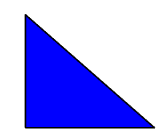
//> input picture right triangle.PNG, 163 x 140 px
$ ./usecase1   (built with g++ and OpenCV 4)
//> lines starting //> are read from the running program, lines starting //| are printed output that depends on the picture; after the words box and inside, x2 and y2 are one past the last pixel; in counts of white or black regions, pixels touching at a corner belong together
#include <opencv2/opencv.hpp>
#include <iostream>
#include <opencv2/highgui.hpp>

using namespace cv;
using namespace std;

int main()
{
    Mat image = imread("C:/opencv4.7.0/shapes/right triangle.PNG");
//> image is the input picture: 140 rows x 163 cols, CV_8UC3; mean B, G, R 247.7, 169.9, 169.9
    //Mat image = imread("C:/opencv4.7.0/shapes/right triangle.PNG");

    Mat gray;
    cvtColor(image, gray, COLOR_BGR2GRAY);
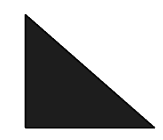
//> gray: 140 rows x 163 cols, CV_8UC1; min 0, max 255, mean 178.7
    imshow("gray", gray);
    Mat edges;
    Canny(gray, edges, 50, 200);
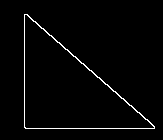
//> edges: 140 rows x 163 cols, CV_8UC1; 2.1% white in thin lines or dots, all inside (x1, y1, x2, y2) = (24, 14, 155, 129)
    imshow("edges", edges);
    Mat blur;
    GaussianBlur(edges, blur, Size(5, 5), 0);
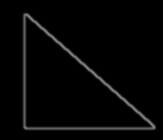
//> blur: 140 rows x 163 cols, CV_8UC1; min 0, max 135, mean 5.5
    imshow("blur", blur);
    vector<vector<Point>> contours;
    findContours(blur, contours, RETR_EXTERNAL, CHAIN_APPROX_SIMPLE);
//> contours = 1 contour; box (x1, y1, x2, y2) and area: (22, 12, 157, 131) 8700
    bool isRightTriangle = false;
    vector<Point> polygon;
    approxPolyDP(contours[0], polygon, 10, true);
//> polygon = 3 Points (x, y): [22, 12], [23, 130], [156, 130]
    Point vertices[3];
    for (int i = 0; i < 3; i++) {
        vertices[i] = polygon[i];
    }
    double angles[3];
    for (int i = 0; i < 3; i++) {
        Point side1 = vertices[(i + 1) % 3] - vertices[i];
        Point side2 = vertices[(i + 2) % 3] - vertices[i];
        double len1 = norm(side1);
        double len2 = norm(side2);
        double dotprod = side1.dot(side2);
        double angle = acos(dotprod / (len1 * len2)) * 180 / CV_PI;
        angles[i] = angle;
        }
//> this loop made 3 passes
//> (side1, side2, len1, len2, dotprod, angle) on passes 1 to 3: (Point(1, 118), Point(134, 118), 118, 178.5, 14058, 48.15), (Point(133, 0), Point(-1, -118), 133, 118, -133, 90.49), (Point(-134, -118), Point(-133, 0), 178.5, 133, 17822, 41.37)
    for (int i = 0; i < 3; i++) {
        if (abs(angles[i] - 90) < 10) {
                isRightTriangle = true;
                break;
            }
        }
    string geoName;
    if (isRightTriangle) {
        geoName = "Right triangle";
        cout << "The triangle is a right triangle." << endl;
    }
    else {
        geoName = "Triangle";
        cout << "The triangle is not a right triangle." << endl;
    }
    putText(image, geoName, { 1,10 }, FONT_HERSHEY_PLAIN, 1, Scalar(0, 0, 255), 1);
    drawContours(image, contours, 0, Scalar(255, 0, 255), 2);
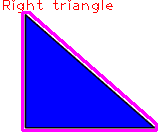
//> image: 140 rows x 163 cols, CV_8UC3; mean B, G, R 245.2, 151.7, 169.9
    imshow("image", image);
    waitKey(0);
    destroyAllWindows();
    return 0;
}

$ run again, with triangle.PNG copied over right triangle.PNG
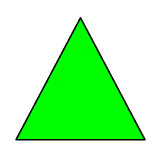
//> input picture triangle.PNG, 157 x 154 px
//> image is the input picture: 154 rows x 157 cols, CV_8UC3; mean B, G, R 168.6, 248.3, 168.6
//> `Canny(gray, edges, 50, 200);`:
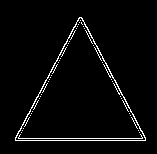
//> edges: 154 rows x 157 cols, CV_8UC1; 3.3% white in thin lines or dots, all inside (x1, y1, x2, y2) = (15, 17, 146, 141)
//> contours = 1 contour; box (x1, y1, x2, y2) and area: (13, 15, 148, 143) 9327
//> polygon = 3 Points (x, y): [77, 15], [13, 142], [147, 142]
//> the loop `for (int i = 0; i < 3; i++)` made 3 passes
//> (side1, side2, len1, len2, dotprod, angle) on passes 1 to 3: (Point(-64, 127), Point(70, 127), 142.2, 145, 11649, 55.61), (Point(134, 0), Point(64, -127), 134, 142.2, 8576, 63.25), (Point(-70, -127), Point(-134, 0), 145, 134, 9380, 61.14)
//> `drawContours(image, contours, 0, Scalar(255, 0, 255), 2);`:
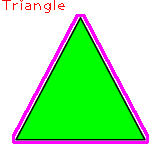
//> image: 154 rows x 157 cols, CV_8UC3; mean B, G, R 167.2, 231.8, 168.6
